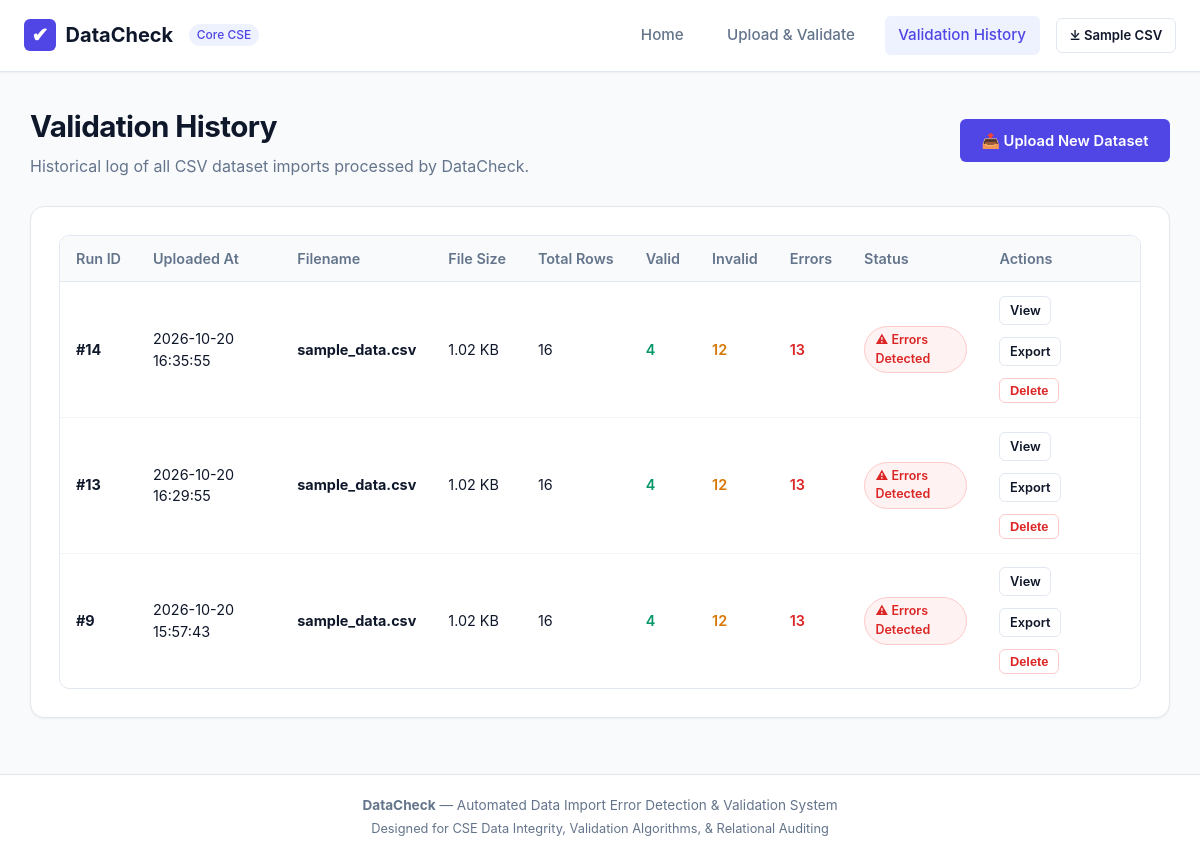
The app's page /history with its own data.
### tables this page shows
CREATE TABLE validation_runs (
                id INTEGER PRIMARY KEY AUTOINCREMENT,
                filename TEXT NOT NULL,
                uploaded_at TEXT NOT NULL,
                file_size_kb REAL NOT NULL,
                total_rows INTEGER NOT NULL,
                valid_rows INTEGER NOT NULL,
                invalid_rows INTEGER NOT NULL,
                total_errors INTEGER NOT NULL,
                status TEXT NOT NULL
            );

### app.py (the view)
@app.route('/history')
def history():
    conn = get_db()
    runs = conn.execute("""
        SELECT * FROM validation_runs
        ORDER BY id DESC
    """).fetchall()
    conn.close()
    return render_template('history.html', active_page='history', runs=runs)

### app.py (called while the page is built)
def get_db():
    conn = sqlite3.connect(DATABASE_PATH)
    conn.row_factory = sqlite3.Row
    conn.execute("PRAGMA foreign_keys = ON")
    return conn

### templates/history.html (shortened to what this page needs)
{% extends 'base.html' %}
{% block content %}
<div class="page-header" style="display: flex; justify-content: space-between; align-items: center; flex-wrap: wrap; gap: 1rem;">
  <div>
    <h1 class="page-title">Validation History</h1>
    <p class="page-subtitle">Historical log of all CSV dataset imports processed by DataCheck.</p>
  </div>
  <a href="{{ url_for('dashboard') }}" class="btn btn-primary">
    &#x1F4E4; Upload New Dataset
  </a>
</div>
<div class="card">
  {% if runs %}
    <div class="table-responsive">
      <table>
        <thead>
          <tr>
            <th>Run ID</th>
            <th>Uploaded At</th>
            <th>Filename</th>
            <th>File Size</th>
            <th>Total Rows</th>
            <th>Valid</th>
            <th>Invalid</th>
            <th>Errors</th>
            <th>Status</th>
            <th>Actions</th>
          </tr>
        </thead>
        <tbody>
          {% for run in runs %}
            <tr>
              <td><strong>#{{ run.id }}</strong></td>
              <td>{{ run.uploaded_at }}</td>
              <td><strong>{{ run.filename }}</strong></td>
              <td>{{ run.file_size_kb }} KB</td>
              <td>{{ run.total_rows }}</td>
              <td><span style="color: var(--success); font-weight: 600;">{{ run.valid_rows }}</span></td>
              <td><span style="color: var(--warning); font-weight: 600;">{{ run.invalid_rows }}</span></td>
              <td>
                {% if run.total_errors == 0 %}
                  <span style="color: var(--success); font-weight: 600;">0</span>
                {% else %}
                  <span style="color: var(--danger); font-weight: 600;">{{ run.total_errors }}</span>
                {% endif %}
              </td>
              <td>
                {% if run.status == 'Clean' or run.total_errors == 0 %}
                  <span class="badge badge-clean">&#x2714; Clean</span>
                {% else %}
                  <span class="badge badge-errors">&#x26A0; Errors Detected</span>
                {% endif %}
              </td>
              <td>
                <div class="btn-group">
                  <a href="{{ url_for('view_run', run_id=run.id) }}" class="btn btn-outline" style="font-size: 0.8rem; padding: 0.25rem 0.6rem;">
                    View
                  </a>
                  <a href="{{ url_for('export_report', run_id=run.id) }}" class="btn btn-outline" style="font-size: 0.8rem; padding: 0.25rem 0.6rem;" title="Download CSV Report">
                    Export
                  </a>
                  <form action="{{ url_for('delete_run', run_id=run.id) }}" method="POST" style="display: inline;" onsubmit="return confirm('Are you sure you want to delete Run #{{ run.id }}?');">
                    <button type="submit" class="btn btn-danger-outline" style="font-size: 0.8rem; padding: 0.25rem 0.6rem;">
                      Delete
                    </button>
                  </form>
                </div>
              </td>
            </tr>
          {% endfor %}
        </tbody>
      </table>
    </div>
  {% endif %}
</div>
{% endblock %}

### static/style.css (style rules this page uses)
:root { --primary: #4f46e5; --primary-hover: #4338ca; --primary-light: #eef2ff; --success: #059669; --success-bg: #ecfdf5; --warning: #d97706; --warning-bg: #fffbeb; --danger: #dc2626; --danger-bg: #fef2f2; --info: #0284c7; --info-bg: #f0f9ff; --bg-main: #f8fafc; --card-bg: #ffffff; --border-color: #e2e8f0; --text-main: #0f172a; --text-muted: #64748b; --font-family: -apple-system, BlinkMacSystemFont, "Segoe UI", Roboto, "Helvetica Neue", Arial, sans-serif; --radius-sm: 6px; --radius-md: 10px; --radius-lg: 14px; --shadow-sm: 0 1px 2px 0 rgba(0, 0, 0, 0.05); --shadow-md: 0 4px 6px -1px rgba(0, 0, 0, 0.08), 0 2px 4px -2px rgba(0, 0, 0, 0.05); }
* { box-sizing: border-box; margin: 0; padding: 0; }
body { font-family: var(--font-family); background-color: var(--bg-main); color: var(--text-main); line-height: 1.5; min-height: 100vh; display: flex; flex-direction: column; }
.page-header { margin-bottom: 1.75rem; }
.page-title { font-size: 1.85rem; font-weight: 750; color: var(--text-main); letter-spacing: -0.02em; }
.page-subtitle { color: var(--text-muted); font-size: 1rem; margin-top: 0.35rem; max-width: 720px; }
.card { background: var(--card-bg); border: 1px solid var(--border-color); border-radius: var(--radius-lg); padding: 1.75rem; box-shadow: var(--shadow-sm); margin-bottom: 1.5rem; }
.btn { display: inline-flex; align-items: center; justify-content: center; gap: 0.5rem; font-weight: 600; font-size: 0.92rem; padding: 0.65rem 1.35rem; border-radius: var(--radius-sm); border: none; cursor: pointer; text-decoration: none; transition: all 0.2s ease; }
.btn-primary { background-color: var(--primary); color: white; }
.btn-outline { background-color: transparent; border: 1px solid var(--border-color); color: var(--text-main); }
.btn-danger-outline { background-color: transparent; border: 1px solid #fecaca; color: var(--danger); }
.btn-group { display: flex; gap: 0.75rem; flex-wrap: wrap; }
.badge { display: inline-block; padding: 0.25rem 0.65rem; font-size: 0.78rem; font-weight: 600; border-radius: 9999px; text-transform: capitalize; }
.badge-errors { background-color: var(--danger-bg); color: var(--danger); border: 1px solid #fecaca; }
.table-responsive { width: 100%; overflow-x: auto; border: 1px solid var(--border-color); border-radius: var(--radius-md); background: white; }
table { width: 100%; border-collapse: collapse; text-align: left; font-size: 0.9rem; }
th { background-color: #f8fafc; color: var(--text-muted); font-weight: 600; padding: 0.75rem 1rem; border-bottom: 1px solid var(--border-color); white-space: nowrap; }
td { padding: 0.85rem 1rem; border-bottom: 1px solid #f1f5f9; vertical-align: middle; }
tr:last-child td { border-bottom: none; }

### records on screen
validation_runs: id "14", uploaded_at "2026-10-20 16:35:55", filename "sample_data.csv", file_size_kb "1.02", total_rows "16", valid_rows "4", invalid_rows "12", total_errors "13", status "⚠ Errors Detected"
validation_runs: id "13", uploaded_at "2026-10-20 16:29:55", filename "sample_data.csv", file_size_kb "1.02", total_rows "16", valid_rows "4", invalid_rows "12", total_errors "13", status "⚠ Errors Detected"
validation_runs: id "9", uploaded_at "2026-10-20 15:57:43", filename "sample_data.csv", file_size_kb "1.02", total_rows "16", valid_rows "4", invalid_rows "12", total_errors "13", status "⚠ Errors Detected"
